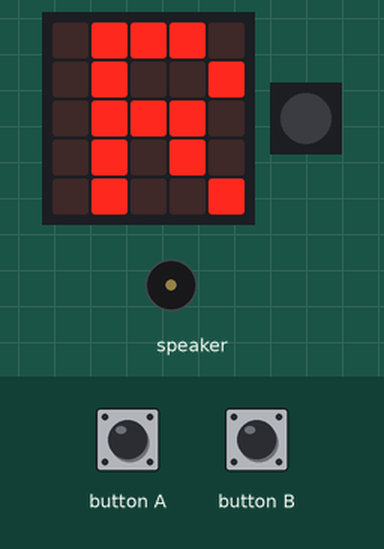
This program was run on a simulated Calliope mini (MakeCode). Shown: the board's 5×5 LED display, 1 RGB LEDs in strip order, left to right, buzzer (waves = sounding). Inputs (shaded band) come from the test bench.

Above: at 1.6 s.
1.7 s: button A pressed for 0.15 s
At 2.5 s:
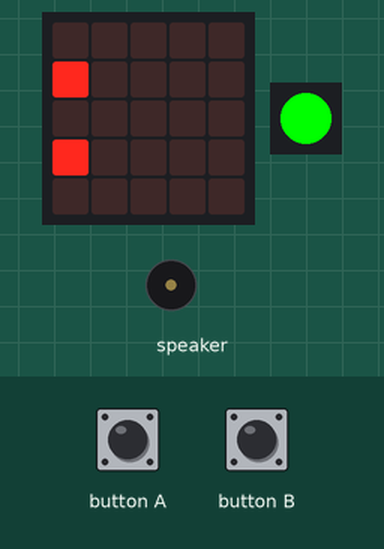
4.8 s: button B pressed for 0.15 s
5.5 s: button B pressed for 1 s
At 6.56 s:
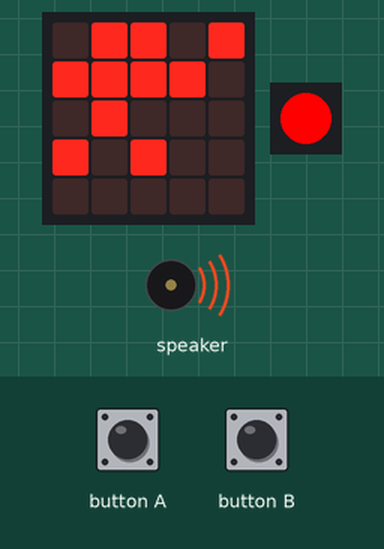
7.1 s: button B pressed for 3.2 s
10.9 s: button A pressed for 0.15 s
At 12.3 s:
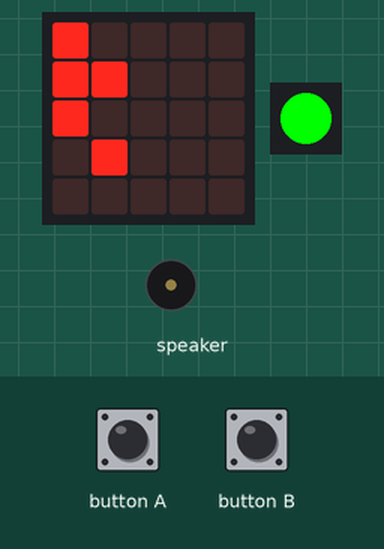
12.5 s: button B pressed for 0.15 s
At 13.6 s:
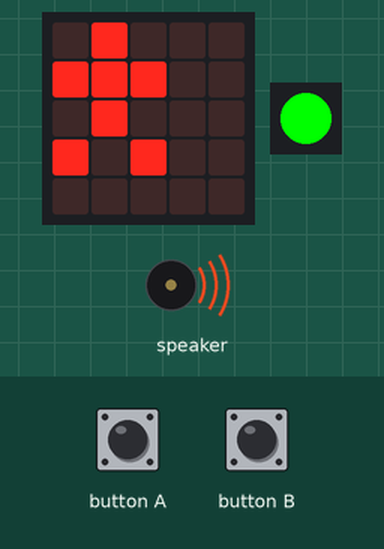
Timing chart, 0 to 14.2 s (numbered marks = the images above; inputs shaded):
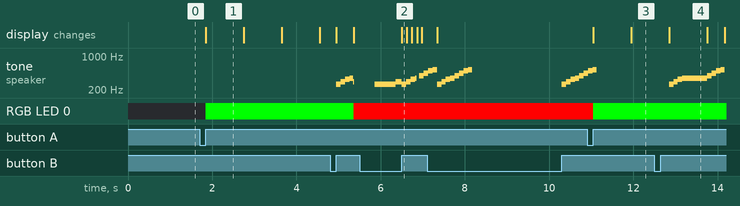

Measured:
- after the input at 1.7 s, RGB LED 0: off → RGB(0, 255, 0) after 0.15 s; the display: changes after 0.15 s (image 1)
- after the input at 5.5 s, the display: changes after 1.0 s (image 2)
- after the input at 10.9 s, RGB LED 0: RGB(255, 0, 0) → RGB(0, 255, 0) after 0.15 s; the display: first changes after 0.15 s (image 3 shows a later state)
- after the input at 12.5 s, tone on speaker: plays 262 Hz for 0.11 s, 294 Hz for 0.11 s, 330 Hz for 0.11 s, 349 Hz for 0.59 s, 392 Hz for 0.11 s, 440 Hz for 0.11 s … (8 notes in this stretch), starting after 0.35 s
- by itself, tone on speaker: plays 494 Hz for 0.11 s, 523 Hz for 0.11 s, 262 Hz for 0.11 s, 294 Hz for 0.11 s, 330 Hz for 0.11 s, 349 Hz for 0.11 s … (16 notes in this stretch)
- what the display in image 1 shows lasts 0.9 s, from 1.9 s to 2.8 s

The program:

main.ts
```typescript
control.onEvent(EventBusSource.MICROBIT_ID_BUTTON_B, EventBusValue.MICROBIT_PIN_EVT_RISE, function () {
    music.playMelody("C D E F G A B C5 ", 600)
    control.raiseEvent(
    EventBusSource.MICROBIT_ID_IO_P0,
    EventBusValue.MICROBIT_EVT_ANY
    )
})
function Szene () {
    basic.setLedColor(0x00ff00)
    scrollRight(500000)
    merged.showImage(0)
    basic.setLedColor(0xff0000)
    music.playMelody("D C D E E D C C ", 120)
    control.raiseEvent(
    EventBusSource.MICROBIT_ID_BUTTON_B,
    EventBusValue.MICROBIT_PIN_EVT_RISE
    )
    ritter.scrollImage(1, 120)
}
function Init () {
    man = images.createImage(`
        . . # . .
        . # # # .
        . . # . .
        . # . # .
        . . . . .
        `)
    ritter = images.createImage(`
        # . # . .
        . # # # .
        . . # . .
        . # . # .
        . . . . .
        `)
    merged = images.createImage(`
        . . # # .
        . # # # #
        . . # . .
        . # . # .
        . . . . .
        `)
    shield = images.createImage(`
        . # # # .
        . # . . #
        . # # # .
        . # . # .
        . # . . #
        `)
    shield.showImage(0)
}
function scrollRight (num: number) {
    basic.showLeds(`
        . . . . .
        # . . . .
        . . . . .
        # . . . .
        . . . . .
        `)
    control.waitMicros(num)
    basic.showLeds(`
        # . . . .
        # # . . .
        # . . . .
        . # . . .
        . . . . .
        `)
    control.waitMicros(num)
    basic.showLeds(`
        . # . . .
        # # # . .
        . # . . .
        # . # . .
        . . . . .
        `)
    control.waitMicros(num)
    basic.showLeds(`
        . . # . .
        . # # # .
        . . # . .
        . # . # .
        . . . . .
        `)
}
let shield: Image = null
let man: Image = null
let ritter: Image = null
let merged: Image = null
Init()
basic.forever(function () {
    control.waitForEvent(EventBusSource.MICROBIT_ID_BUTTON_A, EventBusValue.MICROBIT_BUTTON_EVT_CLICK)
    Szene()
    control.waitForEvent(EventBusSource.MICROBIT_ID_IO_P0, EventBusValue.MICROBIT_EVT_ANY)
    images.createImage(`
        . . . . .
        . . . . .
        . . . . .
        . . . . .
        . . . . .
        `).showImage(0)
})
```

test.ts
```typescript
// Hier kann man Tests durchführen; diese Datei wird nicht kompiliert, wenn dieses Paket als Erweiterung verwendet wird.
```
